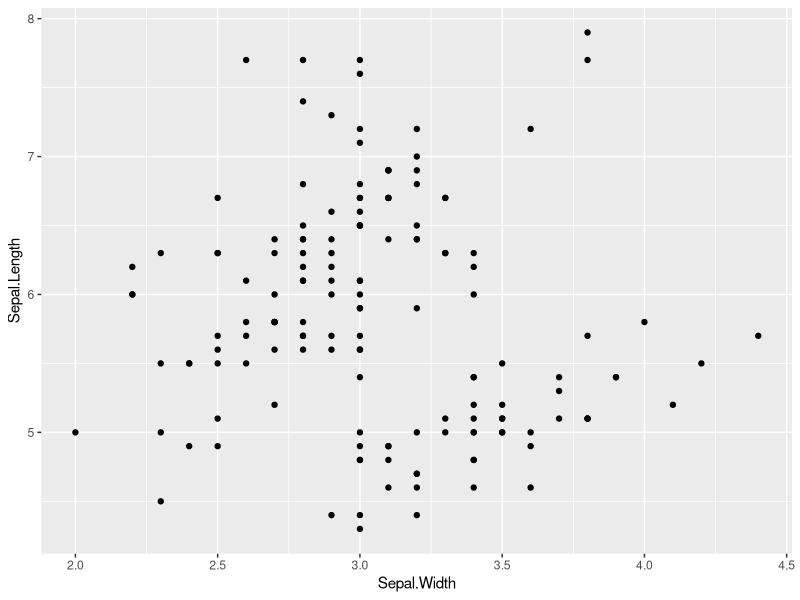
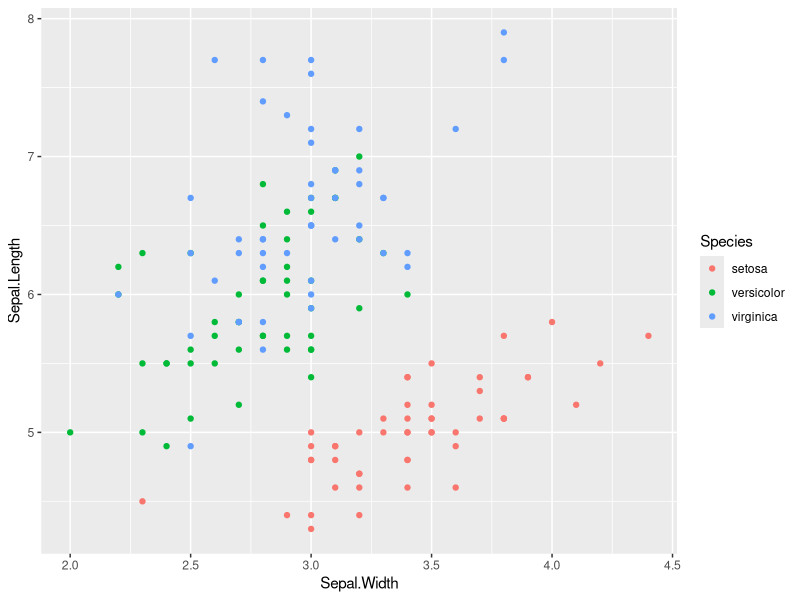

Here is the R script that generated these plots, in order:
## ---- chunk 1
library(ggplot2)
library(knitr)
knitr::opts_chunk$set(echo = TRUE, fig.align = 'center', fig.width = 4, fig.height = 4)
## ---- chunk 2
knitr::include_graphics("https://ars.els-cdn.com/content/image/3-s2.0-B9780128147610000034-f03-01-9780128147610.jpg")
## ---- chunk 3
data(iris)
## ---- chunk 4
ggplot(iris, aes(Sepal.Width, Sepal.Length)) + geom_point()
## ---- chunk 5
ggplot(iris, aes(Sepal.Width, Sepal.Length, color = Species)) + geom_point()
